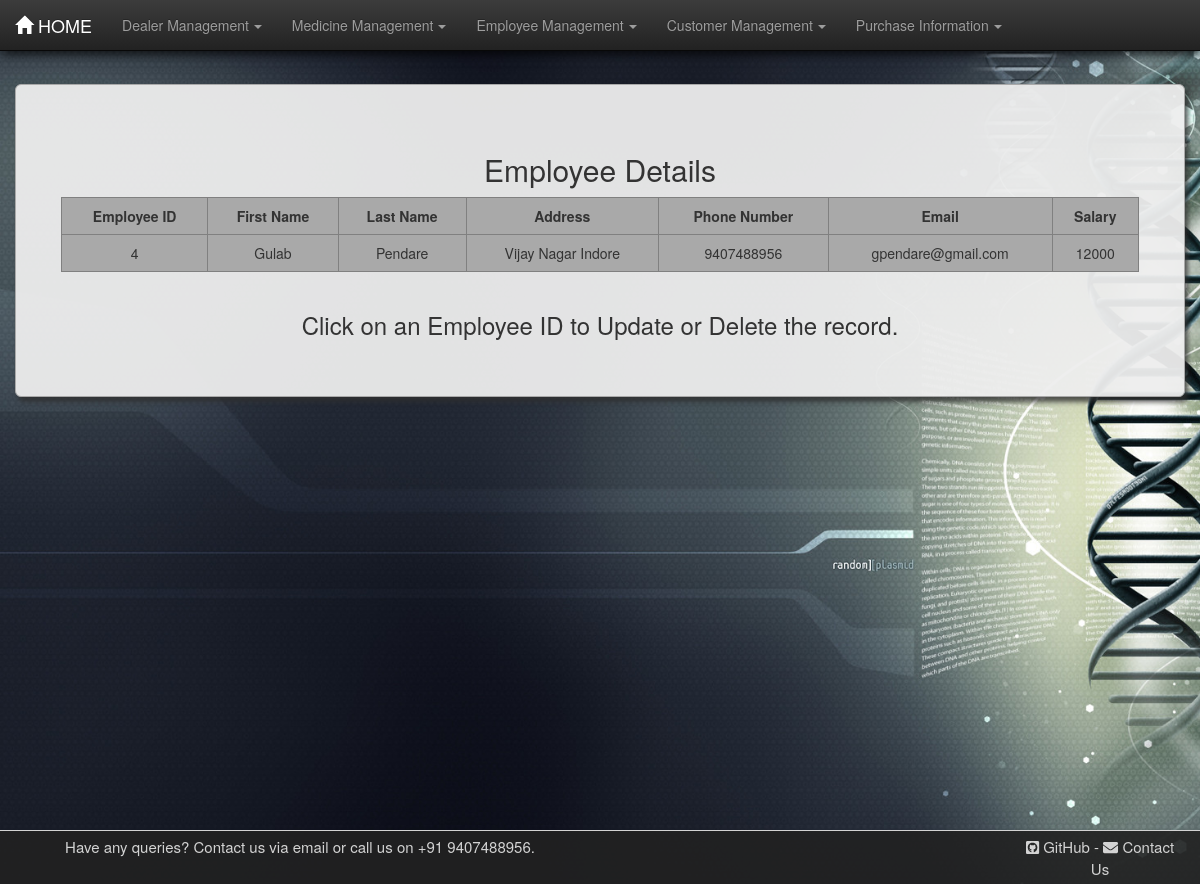
Screenshot of /pharma/emptable/ with the database file from the repository.
### pharma/models.py (models this page shows, shortened)
class Employee(models.Model):
    e_id = models.IntegerField(unique=True)
    fname = models.CharField(max_length=30)
    lname = models.CharField(max_length=30)
    address = models.CharField(max_length=100)
    email = models.CharField(max_length=50)
    sal = models.CharField(max_length=20)
    phn_no = models.BigIntegerField(unique=True)

### pharma/views.py (the view)
def emptable(request):
    emp = Employee.objects.all()
    dict = {"emp": emp}
    return render(request, 'pharma/emptable.html', dict)

### pharma/templates/pharma/emptable.html (shortened to what this page needs)
{% load static %}
<!DOCTYPE html>
<html lang="en">
<head>
    <link rel="stylesheet" href="{% static 'pharma/css/bootstrap.min.css' %}">
    <link rel="stylesheet" href="{% static 'pharma/css/bootstrap-theme.min.css' %}">
    <link rel="stylesheet" href="{% static 'pharma/css/style.css' %}">
</head>
<body>
<nav class="navbar navbar-inverse navbar-fixed-top">
    <div class="container-fluid">
        <div class="navbar-header">
            <a href="/pharma/" class="navbar-brand"><span
                    class="glyphicon glyphicon glyphicon-home"></span>&nbsp;HOME</a>
        </div>
        <div class="collapse navbar-collapse" id="thisnav">
            <ul class="nav navbar-nav">
                <li class="dropdown"><a href="#" class="dropdown-toggle" data-toggle="dropdown">Dealer Management<b
                        class="caret"></b></a>
                </li>
                <li class="dropdown"><a href="#" class="dropdown-toggle" data-toggle="dropdown">Medicine Management<b
                        class="caret"></b></a>
                </li>
                <li class="dropdown"><a href="#" class="dropdown-toggle" data-toggle="dropdown">Employee Management<b
                        class="caret"></b></a>
                </li>
                <li class="dropdown"><a href="#" class="dropdown-toggle" data-toggle="dropdown">Customer Management<b
                        class="caret"></b></a>
                </li>
                <li class="dropdown"><a href="#" class="dropdown-toggle" data-toggle="dropdown">Purchase Information<b
                        class="caret"></b></a>
                </li>
            </ul>
        </div>
    </div>
</nav>
<div class="container-fluid martop7">
    <div class="jumbotron jumcust">
        <h2>Employee Details</h2>
        <div class="row">
            <div class="col-md-1">
            </div>
            <table border="1" class="table table-responsive table-hover col-md-10">
                <tr>
                    <th>Employee ID</th>
                    <th>First Name</th>
                    <th>Last Name</th>
                    <th>Address</th>
                    <th>Phone Number</th>
                    <th>Email</th>
                    <th>Salary</th>
                </tr>
                {% for foo in emp %}
                    <tr>
                        <td class="idlink"><a href="/pharma/empformview{{ foo.id }}/">{{ foo.e_id }}</a></td>
                        <td>{{ foo.fname }}</td>
                        <td>{{ foo.lname }}</td>
                        <td>{{ foo.address }}</td>
                        <td>{{ foo.phn_no }}</td>
                        <td>{{ foo.email }}</td>
                        <td>{{ foo.sal }}</td>
                    </tr>
                {% endfor %}
            </table>
        </div>
        <footer><h3>Click on an Employee ID to Update or Delete the record.</h3></footer>
    </div>
</div>
<footer id="contact" class="container-fluid text-center">
    <div class="row">
        <div class="left-footer col-lg-6">
            <span class="footer-text">Have any queries? Contact us via email or call us on +91 9407488956.</span>
        </div>
        <div class="col-lg-4"></div>
        <div class="right-footer col-lg-2">
                <span class="linkto" onclick=" window.open('https://github.com/techcure', '_blank'); return false;"><i
                        class="fab fa-github-square prefix mr-1"></i> GitHub</span>
            <span>-</span>
            <span class="linkto" data-toggle="modal" data-target="#modalContactForm"><i
                    class="fa fa-envelope prefix mr-1"></i> Contact Us</span>
        </div>
    </div>
</footer>
</body>
</html>

### pharma/static/pharma/css/style.css (style rules this page uses)
body { background-image: url("images/bghome.jpg"); background-size: cover; background-attachment: fixed; min-height: 100vh; }
.caret { margin-left: 5px; }
table { text-align: center; border-collapse: collapse; background-color: darkgray; }
th { text-align: center; }
.martop7 { margin-top: 7%; }
.jumcust { box-shadow: 3px 5px 5px rgba(47, 47, 47, 0.8); border: 1px solid darkgrey; border-radius: 0px; text-align: center; background-color: rgba(238, 238, 238, 0.95); }
.table>tbody>tr>td, .table>tbody>tr>th { border-top: none; }
a:link { text-decoration: none; color: #333; }
#contact { padding-top: 0.5rem; padding-bottom: 0.5rem; border-top: 1px solid; background-color: rgba(34, 34, 34, 0.9); color: lightgray; font-size: 1.5rem; position: fixed; left: 0; bottom: 0; width: 100%; }
.linkto { cursor: pointer; }
.navbar { box-shadow: 2px 3px 10px rgba(0, 0, 0, 0.8); }

### rows the page displays
Employee: e_id "4", fname "Gulab", lname "Pendare", address "Vijay Nagar Indore", phn_no "9407488956", email "gpendare@gmail.com", sal "12000"
